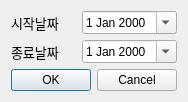
<?xml version="1.0" encoding="UTF-8"?>
<ui version="4.0">
 <class>QPeriodSelectionDlg</class>
 <widget class="QDialog" name="QPeriodSelectionDlg">
  <property name="geometry">
   <rect>
    <x>0</x>
    <y>0</y>
    <width>178</width>
    <height>101</height>
   </rect>
  </property>
  <property name="windowTitle">
   <string>QPeriodSelectionDlg</string>
  </property>
  <layout class="QGridLayout" name="gridLayout">
   <item row="0" column="0">
    <layout class="QVBoxLayout" name="verticalLayout">
     <item>
      <layout class="QHBoxLayout" name="horizontalLayout">
       <item>
        <widget class="QLabel" name="label">
         <property name="font">
          <font>
           <family>Algerian</family>
           <pointsize>10</pointsize>
          </font>
         </property>
         <property name="text">
          <string>시작날짜</string>
         </property>
         <property name="scaledContents">
          <bool>false</bool>
         </property>
        </widget>
       </item>
       <item>
        <widget class="QDateEdit" name="sDateEdit">
         <property name="maximumSize">
          <size>
           <width>16777215</width>
           <height>16777215</height>
          </size>
         </property>
         <property name="calendarPopup">
          <bool>true</bool>
         </property>
        </widget>
       </item>
      </layout>
     </item>
     <item>
      <layout class="QHBoxLayout" name="horizontalLayout_2">
       <item>
        <widget class="QLabel" name="label_2">
         <property name="font">
          <font>
           <family>Algerian</family>
           <pointsize>10</pointsize>
          </font>
         </property>
         <property name="text">
          <string>종료날짜</string>
         </property>
        </widget>
       </item>
       <item>
        <widget class="QDateEdit" name="eDateEdit">
         <property name="calendarPopup">
          <bool>true</bool>
         </property>
        </widget>
       </item>
      </layout>
     </item>
     <item>
      <layout class="QHBoxLayout" name="horizontalLayout_3">
       <item>
        <widget class="QPushButton" name="okBtn">
         <property name="text">
          <string>OK</string>
         </property>
        </widget>
       </item>
       <item>
        <widget class="QPushButton" name="cancelBtn">
         <property name="text">
          <string>Cancel</string>
         </property>
        </widget>
       </item>
      </layout>
     </item>
    </layout>
   </item>
  </layout>
 </widget>
 <layoutdefault spacing="6" margin="11"/>
 <resources/>
 <connections>
  <connection>
   <sender>okBtn</sender>
   <signal>clicked()</signal>
   <receiver>QPeriodSelectionDlg</receiver>
   <slot>accept()</slot>
   <hints>
    <hint type="sourcelabel">
     <x>147</x>
     <y>101</y>
    </hint>
    <hint type="destinationlabel">
     <x>70</x>
     <y>164</y>
    </hint>
   </hints>
  </connection>
  <connection>
   <sender>cancelBtn</sender>
   <signal>clicked()</signal>
   <receiver>QPeriodSelectionDlg</receiver>
   <slot>reject()</slot>
   <hints>
    <hint type="sourcelabel">
     <x>228</x>
     <y>100</y>
    </hint>
    <hint type="destinationlabel">
     <x>234</x>
     <y>184</y>
    </hint>
   </hints>
  </connection>
 </connections>
</ui>
